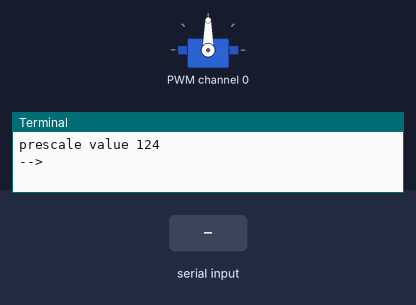
This program was run on a simulated Raspberry Pi (BCM pin numbers). On the bench: servo, the last lines printed to the terminal. The test bench sets the inputs (shaded band). Servo angles are drawn from the pulse width (0.5 ms = 0°, 2.5 ms = 180°); the clock reads 2024-03-15 10:24:30 at power-on unless the program sets it.

Above: at 1.4 s.
1.5 s: "90" typed at the terminal, then Enter
At 2.3 s:
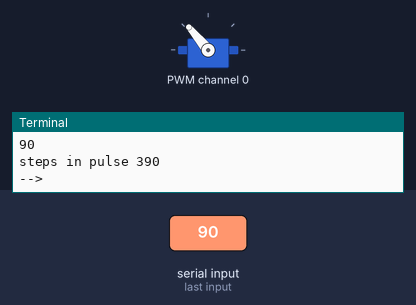
3.0 s: "90" typed at the terminal, then Enter
At 3.4 s:
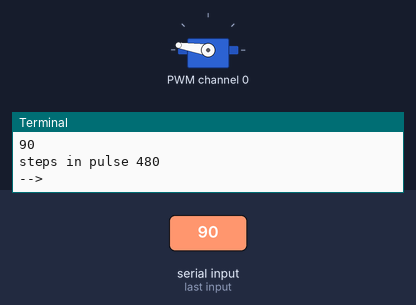
Timing chart, 0 to 6.0 s (numbered marks = the images above; inputs shaded):
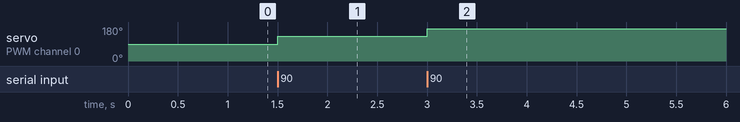

The program:

06_manual_control.py
```python
# goes to middle position (300), then waits for manual control
# + and - step up and down one step each
# numbers move up and down by the numeric value entered
# theoretically 200 and 400 are 90 degrees apart
# practical limits are 162 and 464 for a range of about 120 degrees
# this is emperical, from a HK-5330S servo motor
# enter "x" to explicitly end

# Servo motor control using NXP Semiconductors PCA9685 PWM driver chip
# The PCA9685 is designed for PWM dimming of LEDs, which explains why registers
# are named e.g. "LED0_ON_L", but these are just channel numbers and the PWM
# signal works fine for servo control

import smbus, time, logging, math

# PCA9685 registers/etc:
PCA9685_ADDRESS    = 0x40
MODE1              = 0x00
# Bits (*=default)
# 7 RESTART
#    Read: Shows state of RESTART logic. See Section 7.3.1.1 for detail.
#    Write: User writes logic 1 to this bit to clear it to logic 0.
#     A user write of logic 0 will have no effect. See Section 7.3.1.1 for detail.
#    0* Restart disabled.
#    1 Restart enabled.
# 6 EXTCLK
#    R/W To use the EXTCLK pin, this bit must be set by the following sequence:
#    1. Set the SLEEP bit in MODE1. This turns off the internal oscillator.
#    2. Write logic 1s to both the SLEEP and EXTCLK bits in MODE1.
#    The switch is now made. The external clock can be active during the
#    switch because the SLEEP bit is set.
#    This bit is a ‘sticky bit’, that is, it cannot be cleared by writing a
#    logic 0 to it. The EXTCLK bit can only be cleared by a power cycle or
#    software reset. EXTCLK range is DC to 50 MHz.
#    0* Use internal clock.
#    1 Use EXTCLK pin clock.
# 5 AI R/W
#    0* Register Auto-Increment disabled[1].
#    1 Register Auto-Increment enabled.
# 4 SLEEP R/W
#    0 Normal mode[2].
#    1* Low power mode. Oscillator off[3][4].
# 3 SUB1 R/W
#    0* PCA9685 does not respond to I2C-bus subaddress 1.
#    1 PCA9685 responds to I2C-bus subaddress 1.
# 2 SUB2 R/W
#    0* PCA9685 does not respond to I2C-bus subaddress 2.
#    1 PCA9685 responds to I2C-bus subaddress 2.
# 1 SUB3 R/W
#    0* PCA9685 does not respond to I2C-bus subaddress 3.
#    1 PCA9685 responds to I2C-bus subaddress 3.
# 0 ALLCALL R/W
#    0 PCA9685 does not respond to LED All Call I2C-bus address.
#    1* PCA9685 responds to LED All Call I2C-bus address
MODE2              = 0x01
SUBADR1            = 0x02
SUBADR2            = 0x03
SUBADR3            = 0x04

LED0_ON_L          = 0x06
LED0_ON_H          = 0x07
LED0_OFF_L         = 0x08
LED0_OFF_H         = 0x09
ALL_LED_ON_L       = 0xFA
ALL_LED_ON_H       = 0xFB
ALL_LED_OFF_L      = 0xFC
ALL_LED_OFF_H      = 0xFD
PRE_SCALE          = 0xFE  # prescale register for PWM output frequency
# max 1526 Hz = 0x03h
# min 24 Hz = 0xFFh
# PRE_SCALE can only be set when MODE1.SLEEP = 1
# calculate: PRE_SCALE = round(osc/(4096*freq))-1

# (PRE_SCALE Default of 0x1E gives 200 Hz refresh rate at osc 25 MHz)

# Bits:
RESTART            = 0x80
SLEEP              = 0x10
ALLCALL            = 0x01
INVRT              = 0x10
OUTDRV             = 0x04

OSC_CLOCK          = 25000000 # default on-chip, 25 MHz
#DESIRED_FREQUENCY  = 200 # in Hz
#DESIRED_FREQUENCY  = 100 # in Hz
DESIRED_FREQUENCY  = 50 # in Hz

PULSE_MIN          = 1.0 # 0 degrees
PULSE_MID          = 1.5 # 45 degrees
PULSE_MAX          = 2.0 # 90 degrees

##prescale_value = round(OSC_CLOCK/(4096 * DESIRED_FREQUENCY)) - 1
##print(prescale_value)
# For 50Hz, calculation gives 0x78, but emperically 0x7C is more
# accurate. Still investigating why.
prescale_value = 0x7C
print("prescale value", prescale_value)

i2c_bus = smbus.SMBus(1) # Create a new I2C bus

# enable PRE_SCALE change, set MODE1.SLEEP = 1
i2c_bus.write_byte_data(PCA9685_ADDRESS, MODE1, 0x10)
time.sleep(.25) # delay for reset

# set freqency
#i2c_bus.write_byte_data(PCA9685_ADDRESS, PRE_SCALE, 0x1e)
i2c_bus.write_byte_data(PCA9685_ADDRESS, PRE_SCALE, prescale_value)

# enable the PWM chip: clear MODE1.SLEEP bit 4
# auto-increment address after write: set MODE1.AI bit 5
i2c_bus.write_byte_data(PCA9685_ADDRESS, MODE1, 0x20)

# write the time point during each cycle to turn ON, 0us
i2c_bus.write_word_data(PCA9685_ADDRESS, LED0_ON_L, 0)

# write the time point during each cycle to turn OFF
# for 50Hz, should range from about 200 (1ms) to 400 (2ms)
# start about 1.5ms, midrange
time_high = 300
i2c_bus.write_word_data(PCA9685_ADDRESS, LED0_OFF_L, time_high) # 1.5ms (45 degrees)

# test manually stepping up and down
while (1):
    s = input('--> ')
    if s == "x":
        break
    else:
        if s == "+":
            time_high = time_high + 1
        elif s == "-":
            time_high = time_high - 1
        else:
            try:
                i = int(s)
                time_high = time_high + i

            except ValueError:
                pass


        print("steps in pulse", time_high)
        i2c_bus.write_word_data(PCA9685_ADDRESS, LED0_OFF_L, time_high)
```

Measured:
- after the input at 1.5 s, servo on PWM channel 0: 90° → 130° at once
- after the input at 3.0 s, servo on PWM channel 0: 130° → 171° at once
